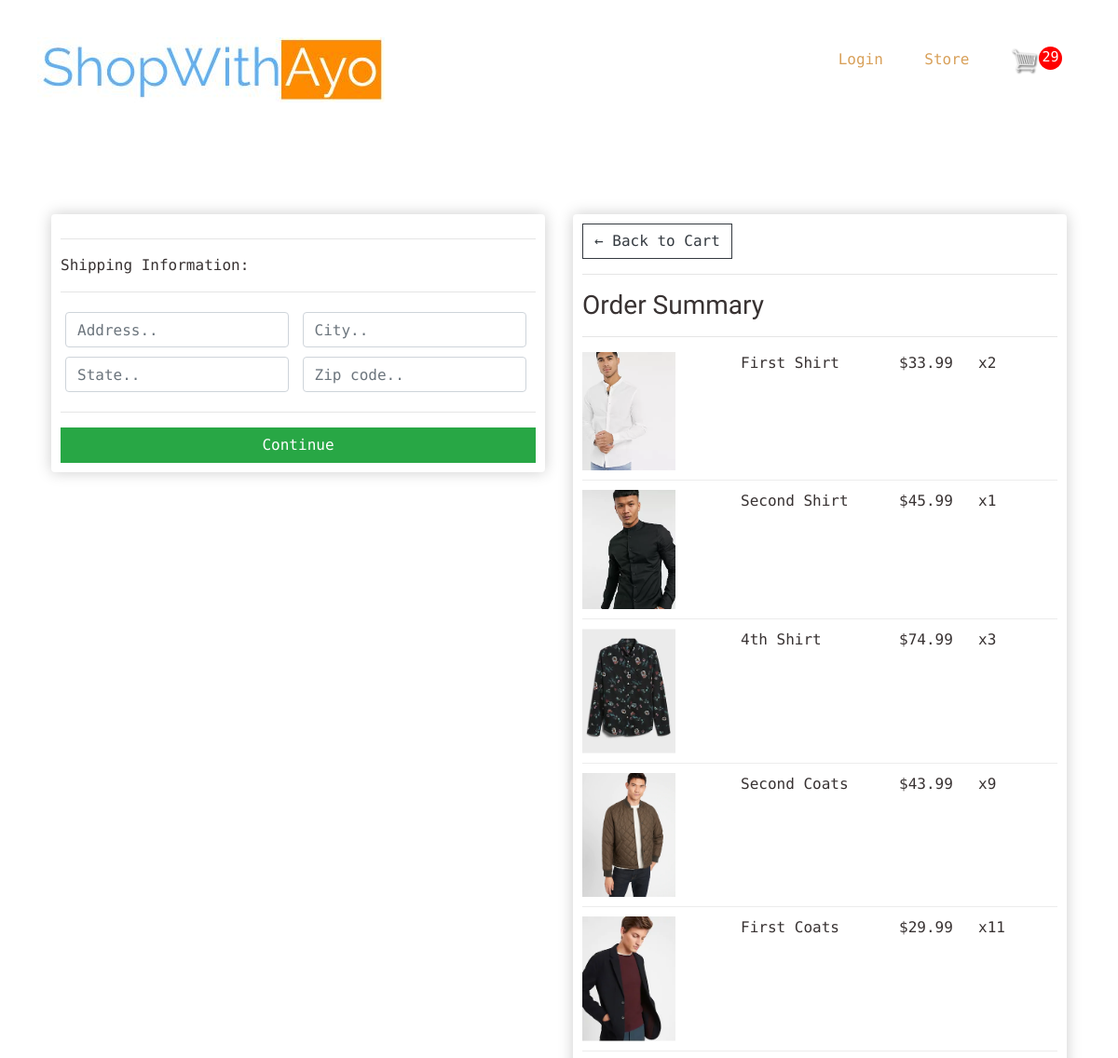
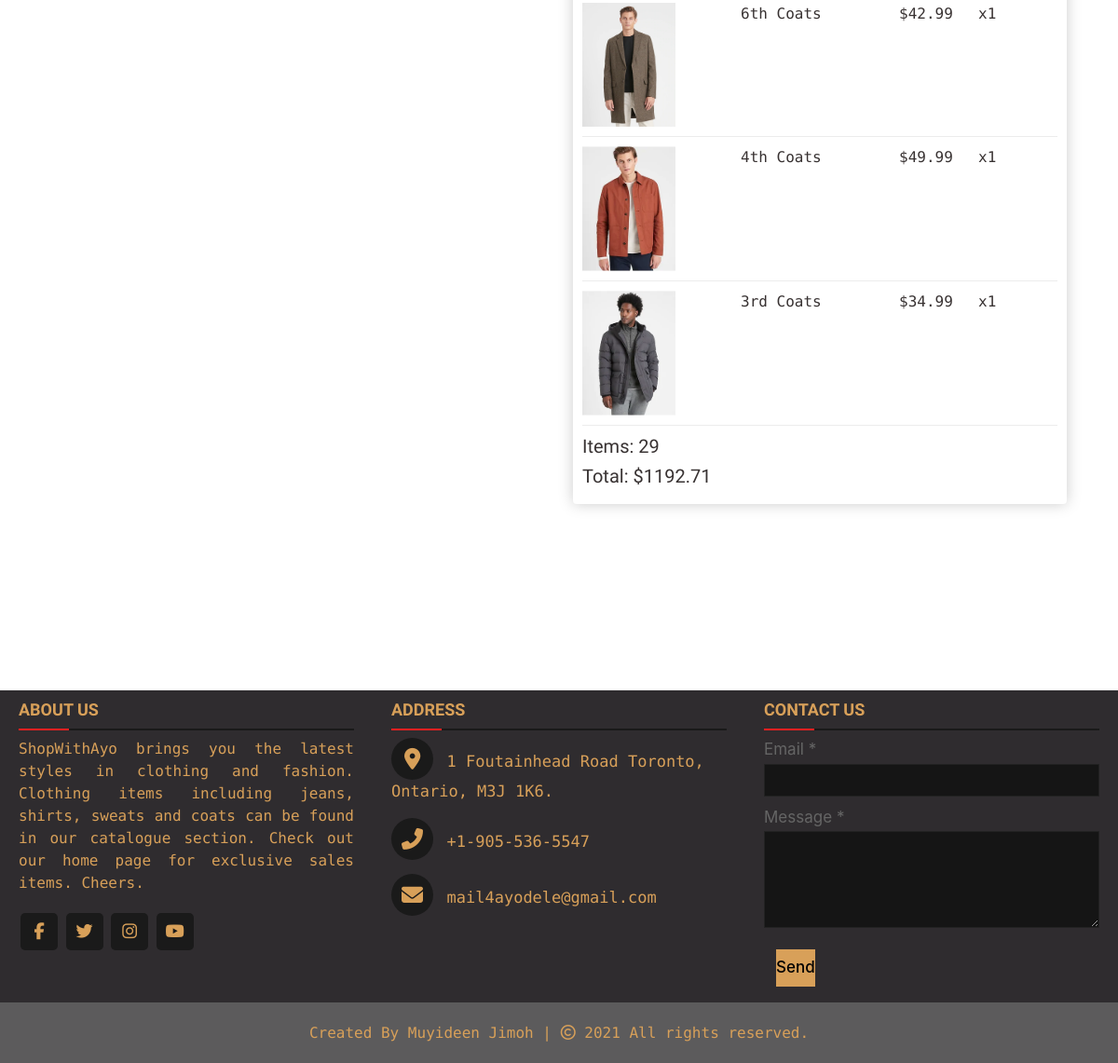
The app's page /checkout/ (signed in), older data (2 pictures, top to bottom).
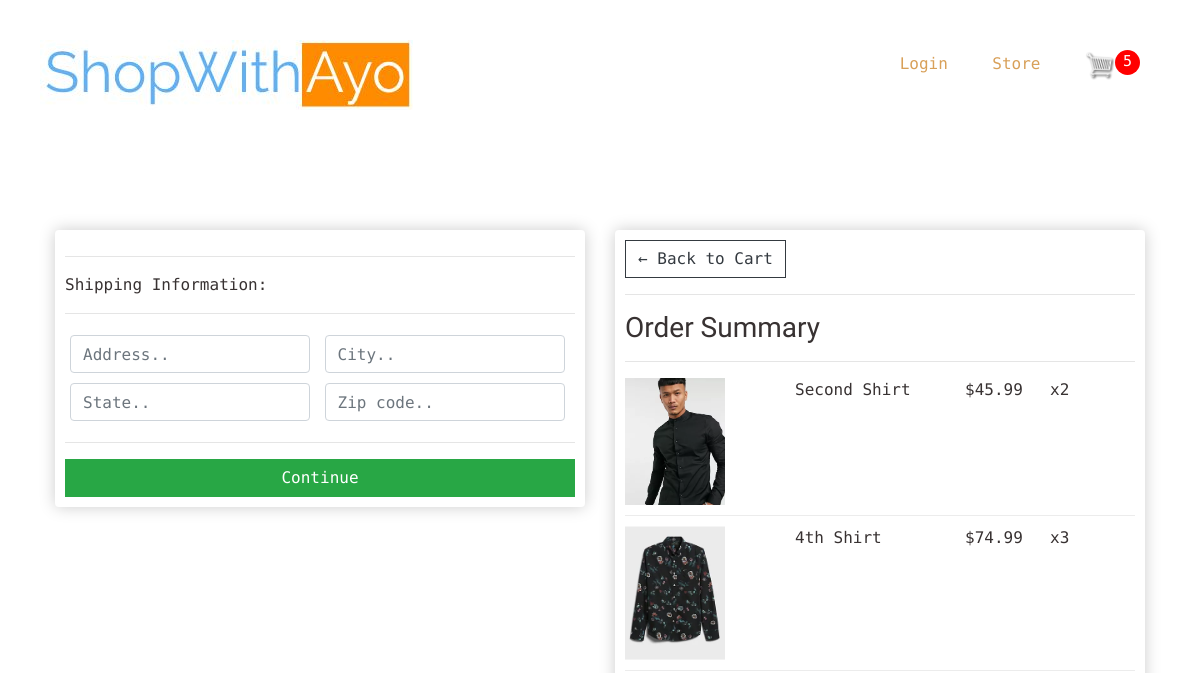
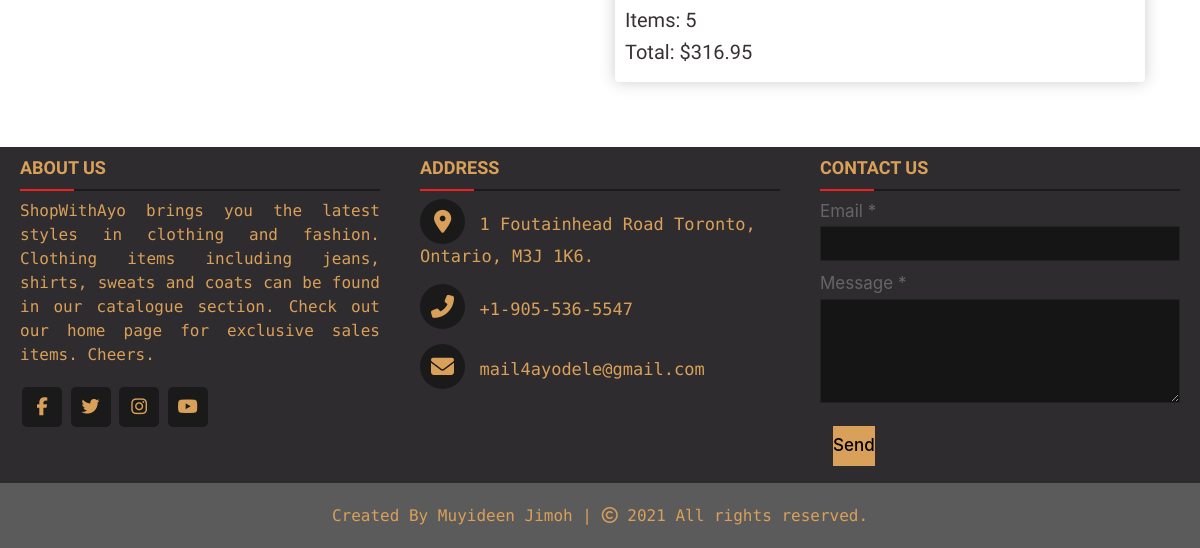
The same page, newer data (2 pictures, top to bottom).
### product_category/models.py (models this page shows, shortened)
class OrderItem(models.Model):
  product = models.ForeignKey(Product, on_delete=models.SET_NULL, blank=True, null=True)
  order = models.ForeignKey(Order, on_delete=models.SET_NULL, blank=True, null=True)
  quantity = models.IntegerField(default=0, null=True, blank=True)
  date_added = models.DateTimeField(auto_now_add=True) #automaticatically creates a date when an instance of this model is created
  @property
  def get_total(self):
    total = self.product.price * self.quantity
    return total

class Product(models.Model):
  category_status = (
    ('coats', 'coats'),
    ('jeans', 'jeans'),
    ('shirts', 'shirts'),
    ('sweats', 'sweats'),
  )
  name = models.CharField(max_length=200)
  price = models.DecimalField(max_digits=9, decimal_places=2)
  image = models.ImageField(null=True, blank=True)
  category = models.CharField(
    max_length=200,
    choices=category_status,
    blank=True,
    default='',
    help_text='Clothing Category',
    )
  @property
  def imageURL(self):
    try:
      url = self.image.url
    except:
      url = ''
    return url

class Order(models.Model):
  customer = models.ForeignKey(Customer, on_delete=models.SET_NULL, blank=True, null=True)
  date_ordered = models.DateTimeField(auto_now_add=True)
  complete = models.NullBooleanField(default=False, null=True, blank=False)
  transaction_id = models.CharField(max_length=200, null=True)
  @property
  def shipping(Self):
    shipping = True
    return shipping
  @property
  def get_cart_total(self):
    orderitems = self.orderitem_set.all()
    total = sum([item.get_total for item in orderitems])
    return total
  @property
  def get_cart_items(self):
    orderitems = self.orderitem_set.all()
    total = sum([item.quantity for item in orderitems])
    return total

### product_category/views.py (the view)
# urls.py: path('checkout/', views.checkoutPage, name='checkout'),
def checkoutPage(request):
  data = cartData(request)
  items = data['items']
  order = data['order']
  cartItems = data['cartItems']
  context = {'items': items, 'order': order, 'cartItems': cartItems}
  return render(request, 'product_category/checkout.html', context)

### product_category/utils.py (called while the page is built)
def cartData(request):
  if request.user.is_authenticated:
    customer = request.user.customer
    order, created = Order.objects.get_or_create(customer=customer, complete=False)
    items = order.orderitem_set.all()
    cartItems = order.get_cart_items
  else:
    cookieData = cookieCart(request)
    items = cookieData['items']
    order = cookieData['order']
    cartItems = cookieData['cartItems']
  return {'items': items, 'order': order, 'cartItems': cartItems}

### product_category/templates/product_category/checkout.html (shortened to what this page needs)
{% extends 'product_category/baseTWO.html' %}
{% load static %}
{% block content %}
  <div class='container'>
    <div class="row">
      <div class="col-lg-6">
        <div class="box-element" id="form-wrapper">
          <form id="form">
            <div id="shipping-info">
              <hr>
              <p>Shipping Information: </p>
              <hr>
              <div class="form-field">
                <input class="form-control" type="text" name="address" placeholder="Address..">
              </div>
              <div class="form-field">
                <input class="form-control" type="text" name="city" placeholder="City..">
              </div>
              <div class="form-field">
                <input class="form-control" type="text" name="state" placeholder="State..">
              </div>
              <div class="form-field">
                <input class="form-control" type="text" name="zipcode" placeholder="Zip code..">
              </div>
            </div>
            <hr>
            <input id="form-button" class="btn btn-success btn-block" type="submit" value="Continue">
          </form>
        </div>
        <br>
      </div>
      <div class="col-lg-6">
        <div class="box-element">
          <a  class="btn btn-outline-dark" href="{% url 'cart' %}">&#x2190; Back to Cart</a>
          <hr>
          <h3>Order Summary</h3>
          <hr>
          {% for item in items %}
          <div class="cart-row">
            <div style="flex:2"><img class="row-image" src="{{item.product.imageURL}}"></div>
            <div style="flex:2"><p>{{item.product.name}}</p></div>
            <div style="flex:1"><p>${{item.product.price}}</p></div>
            <div style="flex:1"><p>x{{item.quantity}}</p></div>
          </div>
          {% endfor %}
          <h5>Items:   {{cartItems}}</h5>
          <h5>Total:   ${{order.get_cart_total|floatformat:2}}</h5>
        </div>
      </div>
    </div>
  </div>
{% endblock content %}

Row changes from the older to the newer data that the page shows:
removed OrderItem: product.imageURL (picture), product.name "First Shirt", product.price "33.99", quantity "2"
removed OrderItem: product.imageURL (picture), product.name "Second Coats", product.price "43.99", quantity "9"
removed OrderItem: product.imageURL (picture), product.name "First Coats", product.price "29.99", quantity "11"
removed OrderItem: product.imageURL (picture), product.name "6th Coats", product.price "42.99", quantity "1"
removed OrderItem: product.imageURL (picture), product.name "4th Coats", product.price "49.99", quantity "1"
removed OrderItem: product.imageURL (picture), product.name "3rd Coats", product.price "34.99", quantity "1"
changed OrderItem "Second Shirt": quantity "1" → "2"
changed through a linked row, Order: get_cart_total "1192.71" → "316.95"
Text that changed along with them:
{{ cartItems }}: "29" → "5"
